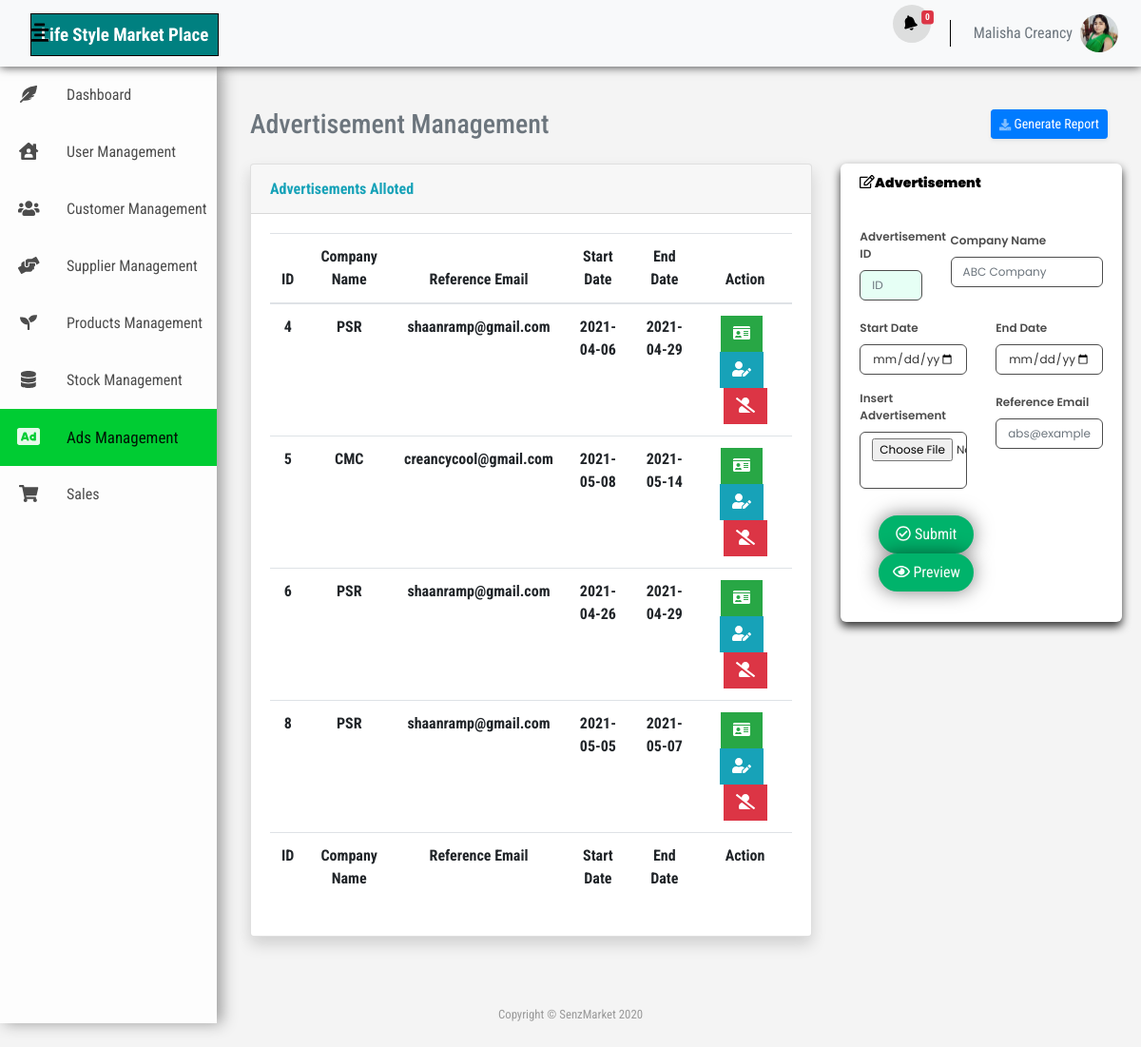
/ads-mgmt.php (signed in), run on the app's committed database.
### tables this page shows
CREATE TABLE `user` (
  `user_id` int(11) NOT NULL,
  `user_name` varchar(100) NOT NULL,
  `user_fname` varchar(100) NOT NULL,
  `user_lname` varchar(100) NOT NULL,
  `user_dob` date NOT NULL,
  `user_address` varchar(500) NOT NULL,
  `user_gender` varchar(20) NOT NULL,
  `user_nic` varchar(100) NOT NULL,
  `user_email` varchar(100) NOT NULL,
  `user_password` varchar(100) DEFAULT NULL,
  `user_cno1` varchar(20) NOT NULL,
  `user_cno2` varchar(20) NOT NULL,
  `user_img` varchar(500) NOT NULL DEFAULT 'IMG-6097c453cec5e1.36388049.jpg',
  `user_country` varchar(255) NOT NULL,
  `user_language` varchar(255) NOT NULL,
  `user_reg_date` datetime NOT NULL,
  `user_status` int(11) NOT NULL DEFAULT '1',
  `role_role_id` int(11) NOT NULL
);

CREATE TABLE `advertisement` (
  `ad_id` int(255) NOT NULL,
  `ad_companyname` varchar(255) NOT NULL,
  `ad_email` varchar(255) NOT NULL,
  `ad_image` varchar(500) NOT NULL,
  `ad_stdate` date NOT NULL,
  `ad_eddate` date NOT NULL,
  `ad_status` int(11) NOT NULL DEFAULT '1'
);

### ads-mgmt.php (the view, shortened to what this page needs)
<?php
include("./header.php");
function viewAdvertisement() {
    $conn = ControlDB::getconnect();
    $sql = "SELECT * FROM advertisement";
    $result = $conn->query($sql) or die($conn->error);
    return $result;
}
?>
<link rel="stylesheet" type="text/css" href="css/ads-mgmt.css">
<div class="wrapper">
    <div class="sidebar">
        <div class="sidebar-menu">
            <li class="item">
                <a href="index.php" data-toggle="tooltip" title="Dashboard" data-placement="left" class="menu-btn">
                    <i class="fas fa-feather-alt"></i><span>Dashboard</span>
                </a>
            </li>
            <li class="item">
                <a href="in_users.php" data-toggle="tooltip" title="User Management" data-placement="left" class="menu-btn">
                    <i class="fas fa-house-user"></i><span>User Management</span>
                </a>
            </li>
            <li class="item">
                <a href="ex_users.php" data-toggle="tooltip" title="Customer Management" data-placement="left" class="menu-btn">
                    <i class="fas fa-users"></i><span>Customer Management</span>
                </a>
            </li>
            <li class="item">
                <a href="supplier-management.php" data-toggle="tooltip" title="Customer Management" data-placement="left" class="menu-btn">
                    <i class="fas fa-hands-helping"></i><span>Supplier Management</span>
                </a>
            </li>
            <li class="item">
                <a href="product.php" data-toggle="tooltip" title="Products Management" data-placement="left" class="menu-btn">
                    <i class="fas fa-seedling"></i><span>Products Management</span>
                </a>
            </li>
            <li class="item">
                <a href="stock-management.php" data-toggle="tooltip" title="Products Management" data-placement="left" class="menu-btn">
                    <i class="fas fa-database"></i><span>Stock Management</span>
                </a>
            </li>
            <li class="item">
                <a href="#" data-toggle="tooltip" title="Ads Management" data-placement="left" class="current">
                    <i class="fas fa-ad fa-lg"></i></i><span style="font-size: 17px;">Ads Management</span>
                </a>
            </li>
            <li class="item">
                <a href="sales.php" data-toggle="tooltip" title="Sales" data-placement="left" class="menu-btn">
                    <i class="fas fa-shopping-cart"></i><span>Sales</span>
                </a>
            </li>
        </div>
    </div>
    <div class="content">
        <div class="container-fluid">
            <div class="d-sm-flex align-items-center justify-content-between mb-4">
                <h1 class="h3 mb-0 text-secondary">Advertisement Management</h1>
                <a href="report.php" class="d-none d-sm-inline-block btn btn-sm btn-primary shadow-sm">
                    <i class="fas fa-download fa-sm text-white-50"></i>
                    Generate Report
                </a>
            </div>
            <div class="row">
                <div class="col-md-8">
                    <div class="card shadow mb-4"  id="in_user_table">
                        <div class="card-header py-3">
                            <h6 class="m-0 font-weight-bold text-info">Advertisements Alloted</h6>
                        </div>
                        <div class="card-body">
                            <div class="table-responsive">
                                <table class="table table-hover" id="dataTable" width="100%" cellspacing="0">
                                    <thead>
                                        <tr style="text-align: center">
                                            <th>ID</th>
                                            <th>Company Name</th>
                                            <th>Reference Email</th>
                                            <th>Start Date</th>
                                            <th>End Date</th>
                                            <th>Action</th>
                                        </tr>
                                    </thead>
                                    <tfoot>
                                        <tr style="text-align: center">
                                            <th>ID</th>
                                            <th>Company Name</th>
                                            <th>Reference Email</th>
                                            <th>Start Date</th>
                                            <th>End Date</th>
                                            <th>Action</th>
                                        </tr>
                                    </tfoot>
                                    <tbody style="text-align: center">
                                        <?php
                                        $result = viewAdvertisement();
                                        while ($row = mysqli_fetch_array($result)) {
                                            ?>
                                            <tr>
                                                <th><?php echo $row['ad_id']; ?></th>
                                                <th><?php echo $row['ad_companyname']; ?></th>
                                                <th><?php echo $row['ad_email']; ?></th>
                                                <th><?php echo $row['ad_stdate']; ?></th>
                                                <th><?php echo $row['ad_eddate']; ?></th>
                                                <th>
                                                    <ul class="list-inline m-0">
                                                        <form action="_add-advertisement.php" method="POST">
                                                            <li class="list-inline-item">
                                                                <button class="btn btn-success rounded-0 ad-viewbtn" name="view" type="button" data-toggle="modal" data-target="#adViewModal" title="View"><i class="fas fa-id-card"></i></button>
                                                            </li>
                                                            <li class="list-inline-item">
                                                                <button class="btn btn-info btn rounded-0 ad-editbtn" name="edit" type="button" type="button" data-toggle="modal" data-backdrop="static" data-keyboard="false" data-target="#adUpdateModal"><i class="fas fa-user-edit"></i></button>
                                                            </li>
                                                            <li class="list-inline-item">
                                                                <button class="btn btn-danger btn rounded-0 ad-deletebtn" name="delete" type="button" data-toggle="modal" title="Delete" data-target="#adDeleteModal"><i class="fas fa-user-slash"></i></button>
                                                            </li>
                                                        </form>
                                                    </ul>
                                                </th>
                                            </tr>
                                        <?php } ?>
                                    </tbody>
                                </table>
                            </div>
                        </div>
                    </div>
                </div>
                <div class="col-md-4">
                    <div class="card-ads">
                        <div class="card-header">
                            <h5 class="title"><i class="far fa-edit"></i>Advertisement</h5>
                        </div>
                        <div class="card-body">
                            <form action="_add-advertisement.php?status=addAdvertisement" method="POST" enctype="multipart/form-data">
                                <div class="row">
                                    <div class="col-md-4">
                                        <div class="form-group">
                                            <label>Advertisement ID</label>
                                            <input type="text" class="form-control" id="ad_id" name="ad_id" disabled="" placeholder="ID" value="" style="background: #e6fff5; color: white; cursor: not-allowed;">
                                        </div>
                                    </div>
                                    <div class="col-md-8">
                                        <div class="form-group">
                                            <label>Company Name</label>
                                            <input type="text" class="form-control" id="ad_comp_name" name="ad_comp_name" placeholder="ABC Company" value="">
                                        </div>
                                    </div>
                                </div>
                                <div class="row">
                                    <div class="col-md-6">
                                        <div class="form-group">
                                            <label>Start Date</label>
                                            <input type="date" class="form-control" id="ad_stdate" name="ad_stdate" placeholder="Start Date" value="">
                                        </div>
                                    </div>
                                    <div class="col-md-6">
                                        <div class="form-group">
                                            <label>End Date</label>
                                            <input type="date" class="form-control" id="ad_enddate" name="ad_enddate" placeholder="End Date" value="">
                                        </div>
                                    </div>
                                </div>
                                <div class="row">
                                    <div class="col-md-6">
                                        <div class="form-group">
                                            <label>Insert Advertisement</label>
                                            <input type="file" class="form-control" id="ad_img" name="ad_img" accept="image/*" style="height: 60px;" placeholder="Ad Image" alt="Advertisement Image" src="">
                                        </div>
                                    </div>
                                    <div class="col-md-6">
                                        <div class="form-group">
                                            <label>Reference Email</label>
                                            <input type="text" class="form-control" id="ad_email" name="ad_email" placeholder="abs@example.com" value="">
                                        </div>
                                    </div>
                                </div>
                                <div class="card-footer">
                                    <button type="submit" class="btn btn-fill btn-primary submit-btn mr-3"><i class="far fa-check-circle"></i> Submit</button>
                                    <button type="submit" class="btn btn-fill btn-primary preview-btn mr-3"><i class="far fa-eye"></i> Preview</button>
                                </div>
                            </form>
                        </div>
                    </div>
                </div>
            </div>
        </div>
    </div>
</div>
<?php include("./footer.php"); ?>

### header.php (shortened to what this page needs)
<?php
function profileUserPic() {
    $conn = ControlDB::getconnect();
    $current_user = $_SESSION['user']['user_id'];
    $sql = "SELECT * FROM user WHERE user_id = '$current_user'";
    $result = $conn->query($sql) or die($conn->error);
    return $result;
}
?>
<!DOCTYPE html>
<html>
    <head>
        <link rel="stylesheet" type="text/css" href="vendor/bootstrap-4.5.0/css/bootstrap.css">
        <link rel="stylesheet" type="text/css" href="vendor/fontawesome-free/css/all.css">
        <link rel="stylesheet" type="text/css" href="vendor/fontawesome-free/css/all.min.css">
        <link href="https://cdn.jsdelivr.net/gh/gitbrent/bootstrap4-toggle@3.6.1/css/bootstrap4-toggle.min.css" rel="stylesheet">
        <link rel="stylesheet" type="text/css" href="css/global.css">
        <link rel="stylesheet" type="text/css" href="css/navs.css">
    </head>
    <body>
        <nav class="navbar navbar-expand bg-light mb-4 topbar sticky-top">
            <a href="index.php" class="navbar-brand mb-3 senz">
                <div class="img-thumbnail border-0 senz">
                    <span class="logo-Text mb-4">Life Style Market Place</span>
                </div>
            </a>
            <div class="sidebar-btn ml-3">
                <i class="fas fa-align-center"></i>
            </div>
            <?php
            $conn = ControlDB::getconnect();
            $sql_seller = mysqli_query($conn, "SELECT * FROM seller WHERE seller_status = 1");
            $count_seller = mysqli_num_rows($sql_seller);
            ?>
            <ul class="navbar-nav ml-auto">
                <li class="nav-item dropdown no-arrow mx-1">
                    <a class="nav-link top-alert" href="#" id="alertsDropdown" role="button" data-toggle="dropdown" aria-haspopup="true" aria-expanded="false">
                        <i class="fas fa-bell fa-fw" data-fa-transform="rotate-345"></i>
                        <span class="badge badge-danger badge-counter"><?php echo $count_seller; ?></span>
                    </a>
                </li>
                <?php
                $result = profileUserPic();
                while ($row = mysqli_fetch_array($result)) {
                    ?>
                    <li class="nav-item dropdown no-arrow">
                        <a class="nav-link text-secondary" href="#" id="userDropdown" role="button" data-toggle="dropdown" aria-expanded="false">
                            <span class="mr-2 d-none d-lg-inline text-secondary "><?php echo $_SESSION['user']['user_fname'] . " " . $_SESSION['user']['user_lname']; ?></span>
                            <img class="img-profile rounded-circle" src="<?php echo './uploads/' . $row['user_img'] . '" width="100px;" height="100px;" alt="image"' ?>">
                        </a>
                    <?php } ?>
                </li>
            </ul>
        </nav>

### data on the page
user: user_img (picture)
advertisement: ad_id "4", ad_companyname "PSR", ad_email "shaanramp@gmail.com", ad_stdate "2021-04-06", ad_eddate "2021-04-29"
advertisement: ad_id "5", ad_companyname "CMC", ad_email "creancycool@gmail.com", ad_stdate "2021-05-08", ad_eddate "2021-05-14"
advertisement: ad_id "6", ad_companyname "PSR", ad_email "shaanramp@gmail.com", ad_stdate "2021-04-26", ad_eddate "2021-04-29"
advertisement: ad_id "8", ad_companyname "PSR", ad_email "shaanramp@gmail.com", ad_stdate "2021-05-05", ad_eddate "2021-05-07"

### other printed values
$count_seller "0"
